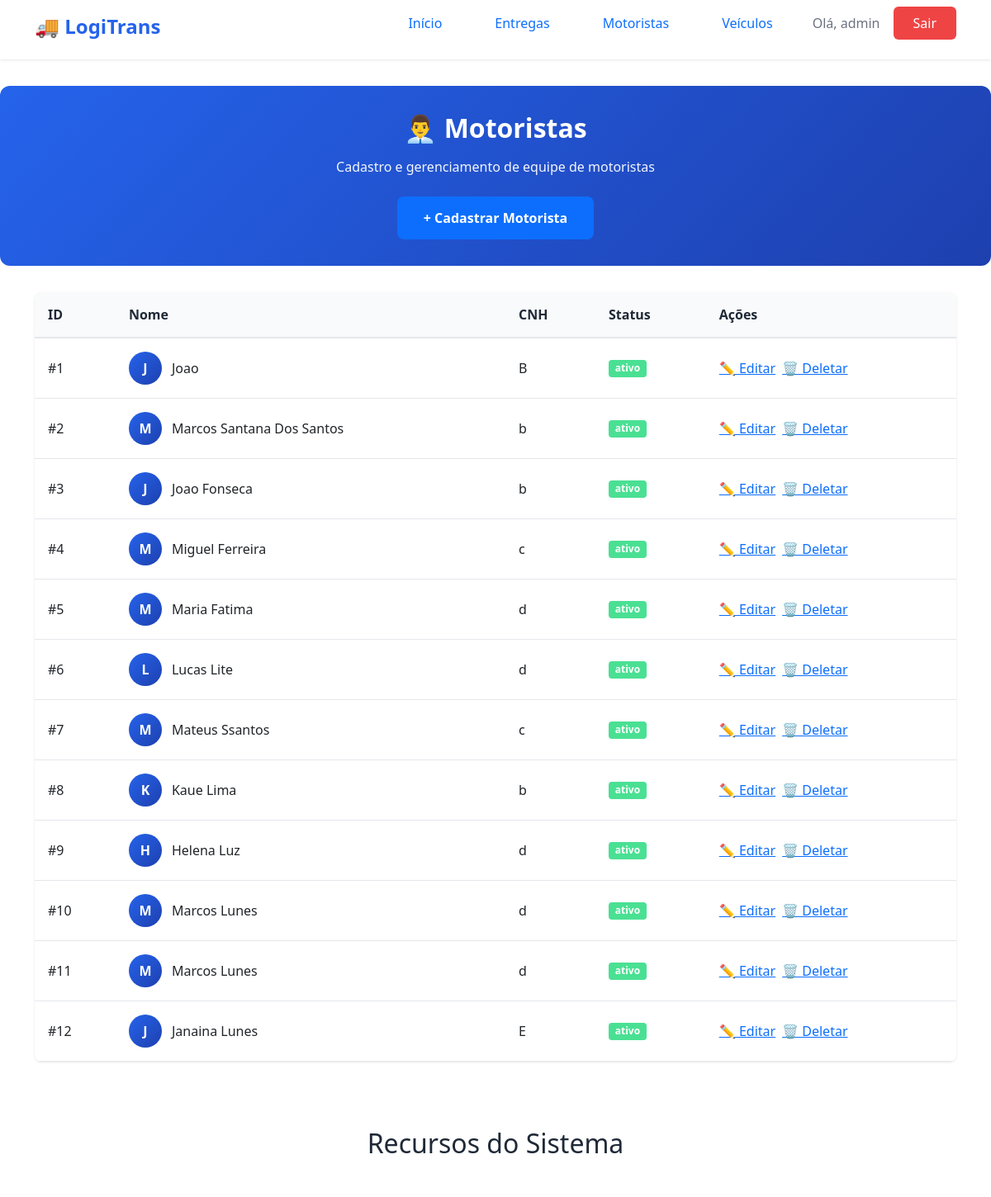
/list_motorista/ (signed in, upper part), run on an earlier commit of the app's database.
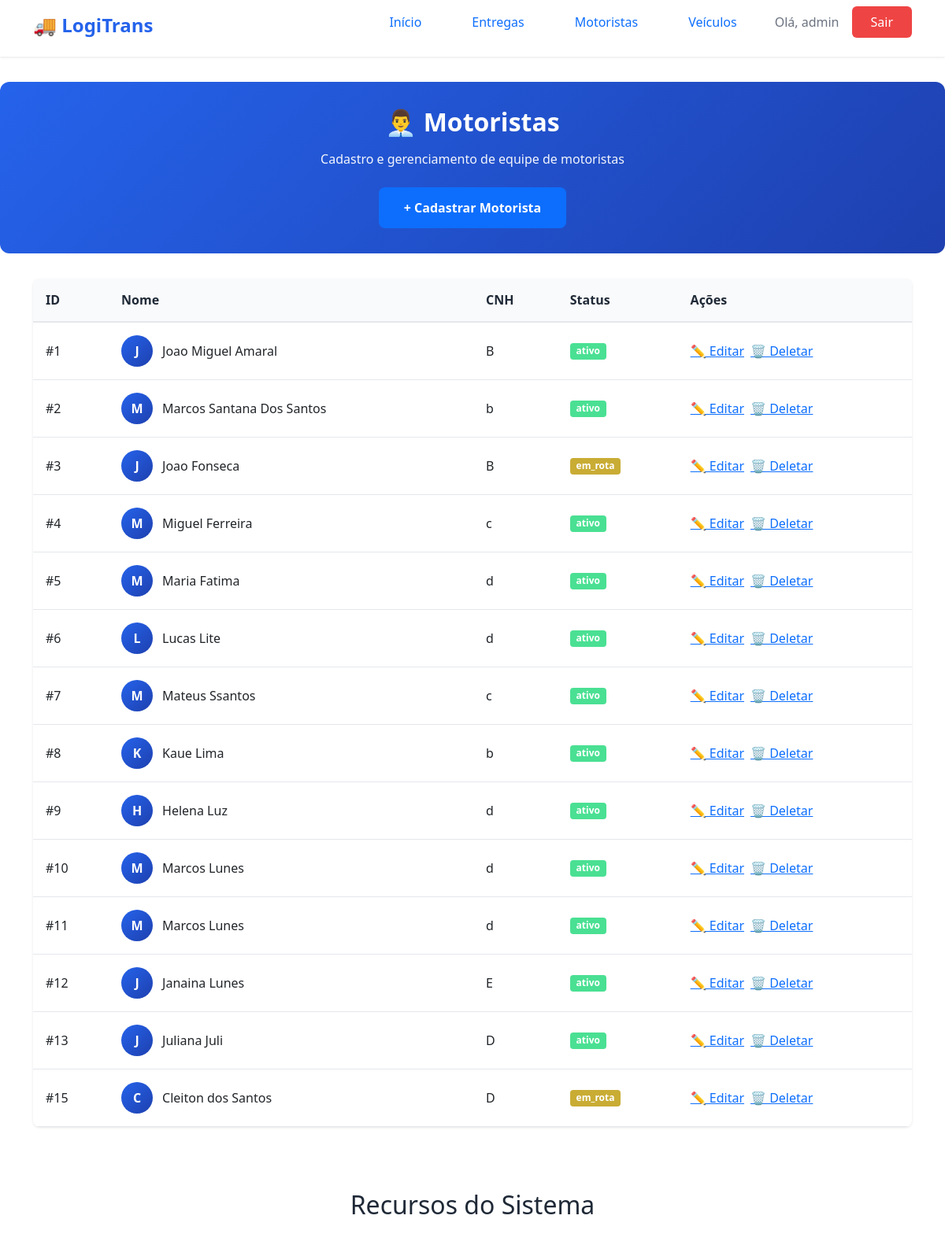
And on a later commit of the database.
### logistica/models.py (models this page shows, shortened)
class Motorista(models.Model):
    STATUS_MOTORISTA = [
        ('ativo', 'Ativo'),
        ('inativo', 'Inativo'),
        ('em_rota', 'Em Rota'),
        ('disponível', 'Disponivel'),
    ]
    TIPO_CNH = [
        ('B', 'B'),
        ('C', 'C'),
        ('D', 'D'),
        ('E', 'E'),
    ]
    nome = models.CharField(max_length=100)
    cpf = models.IntegerField(unique=True)
    cnh = models.CharField(max_length=100, choices=TIPO_CNH)
    telefone = models.CharField(max_length=100)
    status = models.CharField(max_length=100, choices=STATUS_MOTORISTA, default='ativo')
    data_cadastro = models.DateField()

### logistica/views.py (the view)
# urls.py: path('list_motorista/', views.list_motorista, name='list_motorista'),
@login_required()
def list_motorista(request):
    motoristas = Motorista.objects.all()
    return render(request, 'log/list_motorista.html', {'motoristas': motoristas})

### logistica/templates/log/list_motorista.html (shortened to what this page needs)
{% extends 'log/base.html' %}
{% block content %}
<section class="hero hero-small">
    <div class="container">
        <div class="hero-content">
            <h1>👨‍💼 Motoristas</h1>
            <p>Cadastro e gerenciamento de equipe de motoristas</p>
            <a href="{% url 'criar_motorista' %}" class="btn-primary">+ Cadastrar Motorista</a>
        </div>
    </div>
</section>
<section class="page-section">
    <div class="container">
        <div class="table-container">
            <table class="data-table">
                <thead>
                    <tr>
                        <th>ID</th>
                        <th>Nome</th>
                        <th>CNH</th>
                        <th>Status</th>
                        <th class="actions-column">Ações</th>
                    </tr>
                </thead>
                <tbody>
                    {% for motorista in motoristas %}
                    <tr>
                        <td>#{{ motorista.id }}</td>
                        <td>
                            <div class="driver-info">
                                <div class="driver-avatar">{{ motorista.nome|first|upper }}</div>
                                <span class="driver-name">{{ motorista.nome }}</span>
                            </div>
                        </td>
                        <td>{{ motorista.cnh }}</td>
                        <td>
                            {% if motorista.status == "Ativo" or motorista.status == "ativo" %}
                                <span class="badge badge-success">{{ motorista.status }}</span>
                            {% elif motorista.status == "Inativo" or motorista.status == "inativo" %}
                                <span class="badge badge-danger">{{ motorista.status }}</span>
                            {% else %}
                                <span class="badge badge-warning">{{ motorista.status }}</span>
                            {% endif %}
                        </td>
                        <td>
                            <div class="action-buttons">
                                <a href="{% url 'atualizar_motorista' motorista.id %}"
                                   class="btn-action btn-edit"
                                   title="Editar">
                                    ✏️ Editar
                                </a>
                                <a href="{% url 'deletar_motorista' motorista.id %}"
                                   class="btn-action btn-delete"
                                   title="Deletar"
                                   onclick="return confirm('Tem certeza que deseja deletar este motorista?')">
                                    🗑️ Deletar
                                </a>
                            </div>
                        </td>
                    </tr>
                    {% endfor %}
                </tbody>
            </table>
        </div>
    </div>
</section>
{% if motoristas %}
<section class="features">
    <div class="container">
        <h2>Recursos do Sistema</h2>
    </div>
</section>
{% endif %}
{% endblock %}

What changed in the data, as far as the page shows it:
changed Motorista id 1: nome "Joao" → "Joao Miguel Amaral"
changed Motorista "Joao Fonseca": cnh "b" → "B"; status "ativo" → "em_rota"
added Motorista: id "13", nome|first "J", nome "Juliana Juli", cnh "D", status "ativo"
added Motorista: id "15", nome|first "C", nome "Cleiton dos Santos", cnh "D", status "em_rota"
